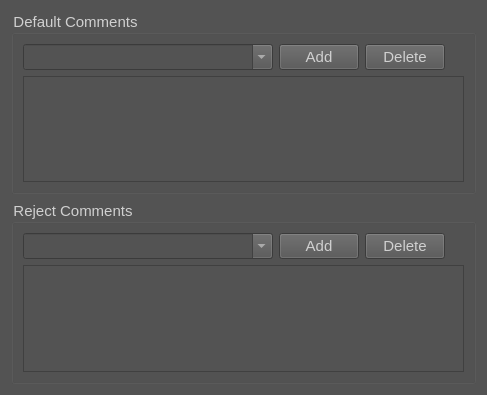
<?xml version="1.0" encoding="UTF-8"?>
<ui version="4.0">
 <class>ImageCommentConfigurationWidget</class>
 <widget class="QWidget" name="ImageCommentConfigurationWidget">
  <property name="geometry">
   <rect>
    <x>0</x>
    <y>0</y>
    <width>487</width>
    <height>395</height>
   </rect>
  </property>
  <property name="windowTitle">
   <string>Form</string>
  </property>
  <property name="styleSheet">
   <string notr="true">background-color: rgb(83, 83, 83);
color: rgb(208, 208, 208);</string>
  </property>
  <layout class="QVBoxLayout" name="verticalLayout_3">
   <item>
    <widget class="QGroupBox" name="defaultCommentGroupBox">
     <property name="font">
      <font>
       <pointsize>11</pointsize>
      </font>
     </property>
     <property name="title">
      <string>Default Comments</string>
     </property>
     <layout class="QVBoxLayout" name="verticalLayout">
      <item>
       <layout class="QHBoxLayout" name="horizontalLayout">
        <item>
         <widget class="QComboBox" name="acceptedCommentHeadingComboBox">
          <property name="sizePolicy">
           <sizepolicy hsizetype="Expanding" vsizetype="Fixed">
            <horstretch>0</horstretch>
            <verstretch>0</verstretch>
           </sizepolicy>
          </property>
          <property name="minimumSize">
           <size>
            <width>250</width>
            <height>0</height>
           </size>
          </property>
          <property name="font">
           <font>
            <pointsize>11</pointsize>
           </font>
          </property>
          <property name="editable">
           <bool>true</bool>
          </property>
         </widget>
        </item>
        <item>
         <widget class="QPushButton" name="addNewAcceptedImageCommentBtn">
          <property name="font">
           <font>
            <pointsize>11</pointsize>
           </font>
          </property>
          <property name="text">
           <string>Add</string>
          </property>
         </widget>
        </item>
        <item>
         <widget class="QPushButton" name="deleteAcceptedImageCommentBtn">
          <property name="font">
           <font>
            <pointsize>11</pointsize>
           </font>
          </property>
          <property name="text">
           <string>Delete</string>
          </property>
         </widget>
        </item>
        <item>
         <spacer name="horizontalSpacer">
          <property name="orientation">
           <enum>Qt::Orientation::Horizontal</enum>
          </property>
          <property name="sizeHint" stdset="0">
           <size>
            <width>40</width>
            <height>20</height>
           </size>
          </property>
         </spacer>
        </item>
       </layout>
      </item>
      <item>
       <widget class="QPlainTextEdit" name="acceptedCommentTextEdit"/>
      </item>
     </layout>
    </widget>
   </item>
   <item>
    <widget class="QGroupBox" name="rejectCommentGroupBox">
     <property name="font">
      <font>
       <pointsize>11</pointsize>
      </font>
     </property>
     <property name="title">
      <string>Reject Comments</string>
     </property>
     <layout class="QVBoxLayout" name="verticalLayout_2">
      <item>
       <layout class="QHBoxLayout" name="horizontalLayout_3">
        <item>
         <widget class="QComboBox" name="rejectedCommentHeadingComboBox">
          <property name="sizePolicy">
           <sizepolicy hsizetype="Expanding" vsizetype="Fixed">
            <horstretch>0</horstretch>
            <verstretch>0</verstretch>
           </sizepolicy>
          </property>
          <property name="minimumSize">
           <size>
            <width>250</width>
            <height>0</height>
           </size>
          </property>
          <property name="font">
           <font>
            <pointsize>11</pointsize>
           </font>
          </property>
          <property name="editable">
           <bool>true</bool>
          </property>
         </widget>
        </item>
        <item>
         <layout class="QHBoxLayout" name="horizontalLayout_2">
          <item>
           <widget class="QPushButton" name="addNewRejectImageCommentBtn">
            <property name="font">
             <font>
              <pointsize>11</pointsize>
             </font>
            </property>
            <property name="text">
             <string>Add</string>
            </property>
           </widget>
          </item>
          <item>
           <widget class="QPushButton" name="deleteRejectImageCommentBtn">
            <property name="font">
             <font>
              <pointsize>11</pointsize>
             </font>
            </property>
            <property name="text">
             <string>Delete</string>
            </property>
           </widget>
          </item>
          <item>
           <spacer name="horizontalSpacer_2">
            <property name="orientation">
             <enum>Qt::Orientation::Horizontal</enum>
            </property>
            <property name="sizeHint" stdset="0">
             <size>
              <width>40</width>
              <height>20</height>
             </size>
            </property>
           </spacer>
          </item>
         </layout>
        </item>
       </layout>
      </item>
      <item>
       <widget class="QPlainTextEdit" name="rejectedCommentTextEdit"/>
      </item>
     </layout>
    </widget>
   </item>
  </layout>
 </widget>
 <resources/>
 <connections/>
</ui>
